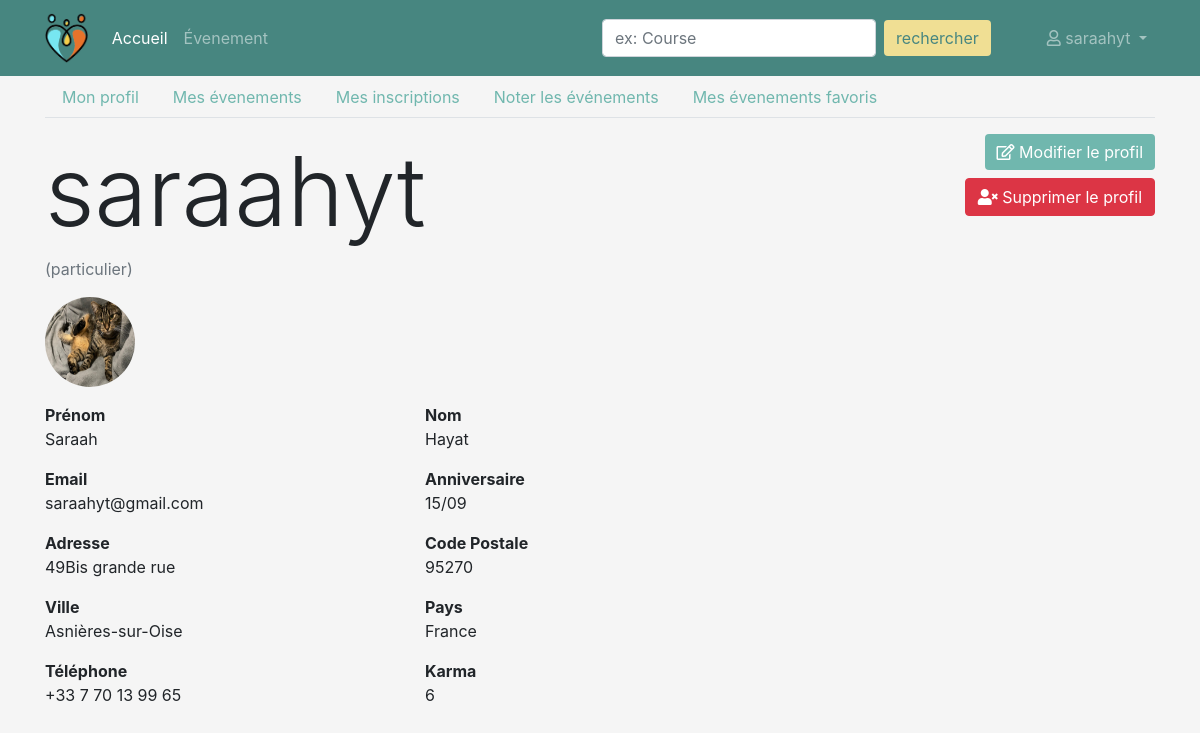
The page /profil (signed in) on the database as committed earlier.
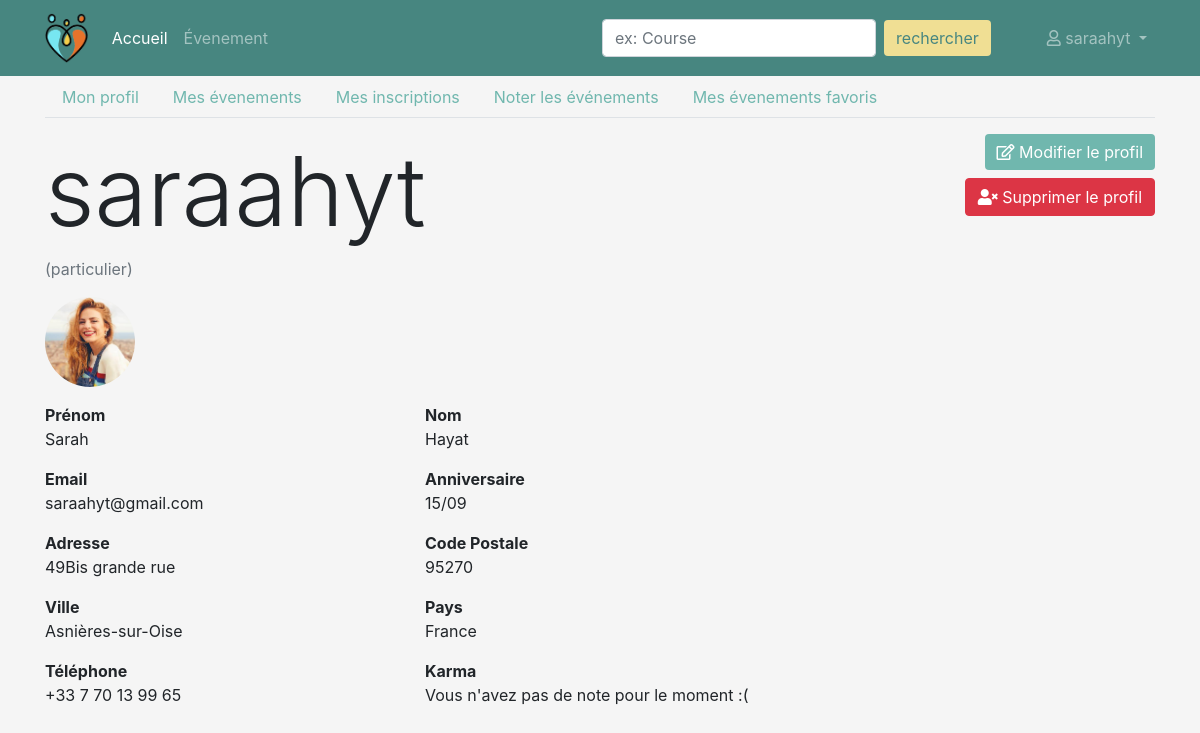
The same page on the database as committed later.
### persons/models.py (models this page shows, shortened)
class Person(models.Model):
    TYPE_PARTICULIER = 'particulier'
    TYPE_PROFESSIONNEL = 'professionnel'
    TYPE_CHOICES = (
        (TYPE_PARTICULIER, 'particulier'),
        (TYPE_PROFESSIONNEL, 'professionnel')
    )
    user = models.ForeignKey('users.User', on_delete=models.CASCADE)
    first_name = models.CharField('prenom', max_length=100)
    last_name = models.CharField('nom', max_length=100)
    birth_date = models.DateField('date naissance')
    address = models.CharField('adresse', max_length=250)
    zip_code = models.IntegerField('code postal')
    city = models.CharField('ville', max_length=50)
    country = models.CharField('pays', max_length=100)
    phone_number = PhoneNumberField('telephone')
    pseudo = models.CharField('pseudo', max_length=50)
    person_type = models.CharField('type', choices=TYPE_CHOICES, max_length=15)
    created_at = models.DateTimeField('crée à', auto_now=True)
    note = models.IntegerField('karma', null=True, blank=True)
    imageProfil = models.FileField('image', null=True, default='utilisateur-de-profil.svg')
    is_visible = models.BooleanField('est visible', default=False)

### users/models.py (models this page shows, shortened)
class User(AbstractBaseUser, PermissionsMixin):
    email = models.EmailField('email', max_length=254, unique=True)
    is_staff = models.BooleanField('statut staff', default=False)
    is_superuser = models.BooleanField('statut superutilisateur', default=False)
    is_active = models.BooleanField('actif', default=True)
    last_login = models.DateTimeField('dernière connexion', null=True, blank=True)
    date_joined = models.DateTimeField('date d\'inscription', auto_now_add=True)
    USERNAME_FIELD = 'email'
    EMAIL_FIELD = 'email'
    REQUIRED_FIELDS = []
    objects = UserManager()
    class Meta:
        ordering = ['email', ]
        verbose_name = 'utilisateur'
        verbose_name_plural = 'utilisateurs'

### events/views/persons.py (the view)
# urls.py: path('profil', DetailProfilView.as_view(), name='profil'),
class DetailProfilView(PersonView):
    def get(self, request):
        user = request.user
        person = Person.objects.get(user=user)
        form = ProfilForm(instance=person)
        formDelete = DeleteUserForm()
        context = {
            'person': person,
            'form': form,
            'formDelete': formDelete,
            'navigation_items': navigation.navigation_items(navigation.NAV_HOME),
        }
        return render(request, 'persons/profil/profil_detail.html', context)

### events/forms.py (shortened to what this page needs)
class ProfilForm(forms.ModelForm):
    email = forms.EmailField(label='Email', max_length=254)
    password = forms.CharField(widget=forms.PasswordInput())
    class Meta:
        model = Person
        exclude = ['user', 'created_at', 'karma', 'person_type', 'birth_date']
        widgets = {
            'email': forms.EmailInput(attrs={'placeholder': 'Email'}),
            'phone_number': forms.TextInput(attrs={'placeholder': '0612344321'}),
            'imageProfil': forms.FileInput(attrs={'class' : 'blue'})
        }
    def __init__(self, instance=None, *args, **kwargs):
        super().__init__(instance=instance, *args, **kwargs)
        if instance:
            self.fields['email'].initial = instance.user.email
            self.fields[
                'is_visible'].label = "Voulez-vous que votre mail, votre nom et prénom soient visible sur votre profil ?"

class DeleteUserForm(forms.ModelForm):
    password = forms.CharField(widget=forms.PasswordInput())
    class Meta:
        model = Person
        fields = ['pseudo', 'password']

### events/templates/persons/profil/profil_detail.html (shortened to what this page needs)
{% extends 'persons/base_navbar.html' %}
{% load static %}
{% load bootstrap4 %}
{% block content %}
    <ul class="profil-tab nav nav-tabs">
        <li class="nav-item">
            <a class="nav-link" href="{% url 'profil' %}">Mon profil</a>
        </li>
        <li class="nav-item">
            <a class="nav-link" href="{% url 'profil-events' %}">Mes évenements</a>
        </li>
        {% if person.person_type != "professionnel" %}
            <li class="nav-item">
                <a class="nav-link" href="{% url 'profil-registered_events' %}">Mes inscriptions</a>
            </li>
            <li class="nav-item">
                <a class="nav-link" href="{% url 'profil-finished-events' %}">Noter les événements</a>
            </li>
            <li class="nav-item">
                <a class="nav-link" href="{% url 'profil-favorite-events' %}">Mes évenements favoris</a>
            </li>
        {% endif %}
    </ul>
    <div class="row my-3">
        <div class="col-md-9">
            <div>
                <h2 class="display-1">{{ person.pseudo }}</h2>
                <p class="text-muted"> ({{ person.person_type }})</p>
            </div>
            <img class="rounded-circle mr-5" height="90" width="90" src="{{ person.imageProfil.url }}">
        </div>
        <div class="col-md-3 text-right">
            <a href="{% url 'profil-edit' %}" class="btn btn-primary"><i class="far fa-edit"></i> Modifier le profil</a>
            <button class="btn btn-danger mt-2" data-toggle="modal" data-target="#delete_modal"><i
                    class="fas fa-user-times"></i> Supprimer le profil
            </button>
        </div>
    </div>
    <div class="row">
        <div class="col-md-4">
            <p>
                <b>Prénom</b>
                <br>
                {{ person.first_name }}
            </p>
        </div>
        <div class="col-md-4">
            <p>
                <b>Nom</b>
                <br>
                {{ person.last_name }}
            </p>
        </div>
    </div>
    <div class="row">
        <div class="col-md-4">
            <p>
                <b>Email</b>
                <br>
                {{ person.user.email }}
            </p>
        </div>
        <div class="col-md-4">
            <p>
                <b>Anniversaire</b>
                <br>
                {{ person.birth_date|date:'j/m' }}
            </p>
        </div>
    </div>
    <div class="row">
        <div class="col-md-4">
            <p>
                <b>Adresse</b>
                <br>
                {{ person.address }}
            </p>
        </div>
        <div class="col-md-4">
            <p>
                <b>Code Postale</b>
                <br>
                {{ person.zip_code }}
            </p>
        </div>
    </div>
    <div class="row">
        <div class="col-md-4">
            <p>
                <b>Ville</b>
                <br>
                {{ person.city }}
            </p>
        </div>
        <div class="col-md-4">
            <p>
                <b>Pays</b>
                <br>
                {{ person.country }}
            </p>
        </div>
    </div>
    <div class="row">
        <div class="col-md-4">
            <p>
                <b>Téléphone</b>
                <br>
                {{ person.phone_number }}
            </p>
        </div>
        <div class="col-md-4">
            <p>
                <b>Karma</b>
                <br>
                {% if person.note is not None %}
                    {{ person.note }}
                {% else %}
                    <span>Vous n'avez pas de note pour le moment :(</span>
                {% endif %}
            </p>
        </div>
    </div>
{% endblock content %}

### events/templates/persons/base_navbar.html (shortened to what this page needs)
{% extends 'persons/base.html' %}
{% load static %}
{% block header %}
    <nav class="back-nav navbar navbar-expand-lg navbar-dark bg-dark">
        <div class="container d-flex justify-content-between">
            <a class="navbar-brand" href="{% url 'home' %}"><img src="{% static 'assets/logo1.png' %}" height="50"></a>
            <div class="collapse navbar-collapse" id="navbarSupportedContent">
                <ul class="navbar-nav">
                    {% for item in navigation_items %}
                        <li class="nav-item {% if item.active %}active{% endif %}">
                            <a class="nav-link" href="{{ item.url }}">{{ item.name }}</a>
                        </li>
                    {% endfor %}
                </ul>
                <form action="{% url 'events' %}" class="form-inline my-2 my-lg-0 ml-auto mr-5" method="get">
                    <input name="q" class="form-control mr-sm-2" type="search" placeholder="ex: Course"
                           aria-label="Search">
                    <button class="search btn btn-outline-success my-2 my-sm-0" type="submit">rechercher</button>
                </form>
                <ul class="navbar-nav mr-0">
                    <li class="nav-item dropdown">
                        <a class="nav-link dropdown-toggle" href="#" id="navbarDropdownMenuLink" role="button" data-toggle="dropdown" aria-haspopup="true" aria-expanded="false">
                        <i class="far fa-user"></i> {{ person.pseudo }}
                    </a>
                    </li>
                </ul>
            </div>
        </div>
    </nav>
{% endblock %}

Rows that differ between the two databases and show on the page:
changed Person "saraahyt": imageProfil: a different picture; first_name "Saraah" → "Sarah"; note "6" → (not shown)
Other text that changed with them:
text now shown: "Vous n'avez pas de note pour le moment :("
